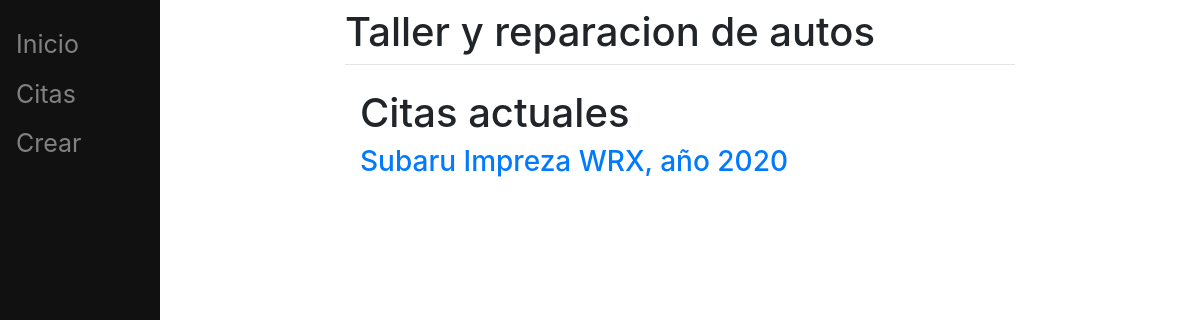
The page /view/ (signed in) on the database as committed earlier.
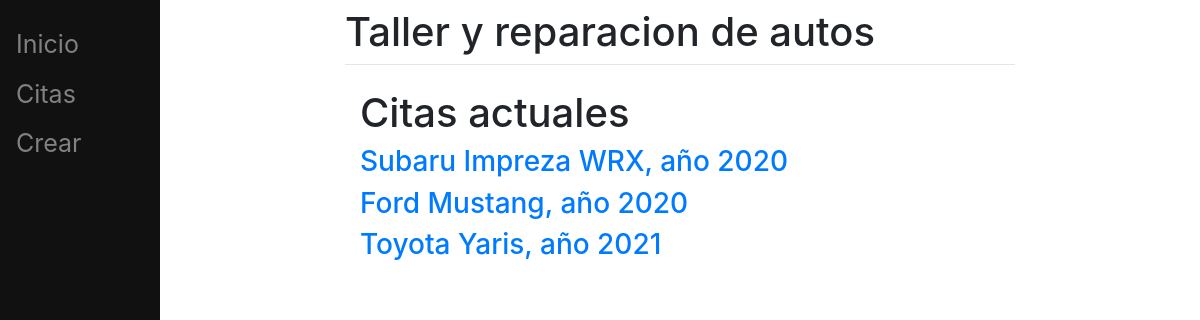
The same page on the database as committed later.
### appointments/models.py (models this page shows)
class Car(models.Model):
    user = models.ForeignKey(User,on_delete=models.CASCADE,related_name="car", null=True)
    provider = models.ForeignKey(User,on_delete=models.CASCADE,related_name="provider", null=True)
    car_model = models.CharField(max_length=20)
    transmission = models.CharField(max_length=1, choices=TRANSMISSION)
    year = models.PositiveIntegerField(blank=True)
    brand =  models.CharField(max_length=20)
    schedule = models.CharField(max_length=10, choices=SCHEDULE)
    date = models.DateField(null=True, blank=False)

### appointments/views.py (the view)
# urls.py: path('view/', views.view, name='view'),
def view(request, pk=None):
    if request.user.is_staff:
        return redirect('staff')
    else:
        if pk is not None:
            try:
                car = Car.objects.get(pk=pk)
            except Car.DoesNotExist:
                raise Http404('El auto con identificador {} no existe'.format(pk))
            return render(
                request,
                'views.html',
                {
                    'pk': car.pk,
                    'brand': car.brand,
                    'car_model': car.car_model,
                    'year': car.year,
                    'schedule': car.schedule,
                    'date': car.date,
                    'provider': car.provider
                }
            )
        else:
            car_dict = {}
            for car in Car.objects.all():
                car_dict[car.pk]= {
                    'pk': car.pk,
                    'brand': car.brand,
                    'car_model': car.car_model,
                    'year': car.year,
                    'schedule': car.schedule,
                    'date': car.date
                }
            return render(
                request,
                'views.html',
                {
                    'car_dict': car_dict,
                }
            )

### appointments/templates/views.html (shortened to what this page needs)
{% extends "base.html" %}
{% block content %}
  <div class="container">
    <h1>Citas actuales</h1>
    {% if brand and car_model %}
    <h2>
      <br> Usted tiene una cita pendiente, para un {{brand}} {{car_model}} del {{year}} <br>
      <br> Fecha: {{date}} <br>
      <br> Hora: {{schedule}} <br>
      <br> Mecánico encargado: {{provider}} <br> <br>
    </h2>
    <a href="{% url 'create' pk %}">
      <h3>
        Modificar
      </h3>
    </a>
    <a href="{% url 'delete' pk %}">
      <h3>
        Eliminar
      </h3>
    </a>
    {% else %}
      {% for td in user.car.all %}
        <a href="{% url 'view' td.pk %}">
          <h3>
            {{td.brand}} {{td.car_model}}, año {{td.year}}
          </h3>
        </a>
      {% endfor %}
    {% endif %}
  </div>
{%endblock%}

### appointments/templates/base.html (shortened to what this page needs)
<!DOCTYPE html>
<html lang="en">
<head>
    <link rel="stylesheet" href="https://stackpath.bootstrapcdn.com/bootstrap/4.1.3/css/bootstrap.min.css">
</head>
<body>
  <div class="sidenav">
    <a href="/">Inicio</a>
    <a href="/view">Citas</a>
    <a href="/create">Crear</a>
  </div>
  <div class="main">
    <div class="row justify-content-center">
      <div class="col-8">
        <h1 class="mt-2">Taller y reparacion de autos</h1>
        <hr class="mt-0 mb-4">
        {% block content %}
        {% endblock %}
      </div>
    </div>
  </div>
</body>
</html>

### appointments/templates/base.html (style rules this page uses)
.sidenav { height: 100%; width: 160px; position: fixed; z-index: 1; top: 0; left: 0; background-color: #111; overflow-x: hidden; padding-top: 20px; }
.sidenav a { padding: 6px 8px 6px 16px; text-decoration: none; font-size: 25px; color: #818181; display: block; }
.main { margin-left: 160px; padding: 0px 10px; }

Rows that differ between the two databases and show on the page:
added Car: brand "Ford", car_model "Mustang", year "2020"
added Car: brand "Toyota", car_model "Yaris", year "2021"
